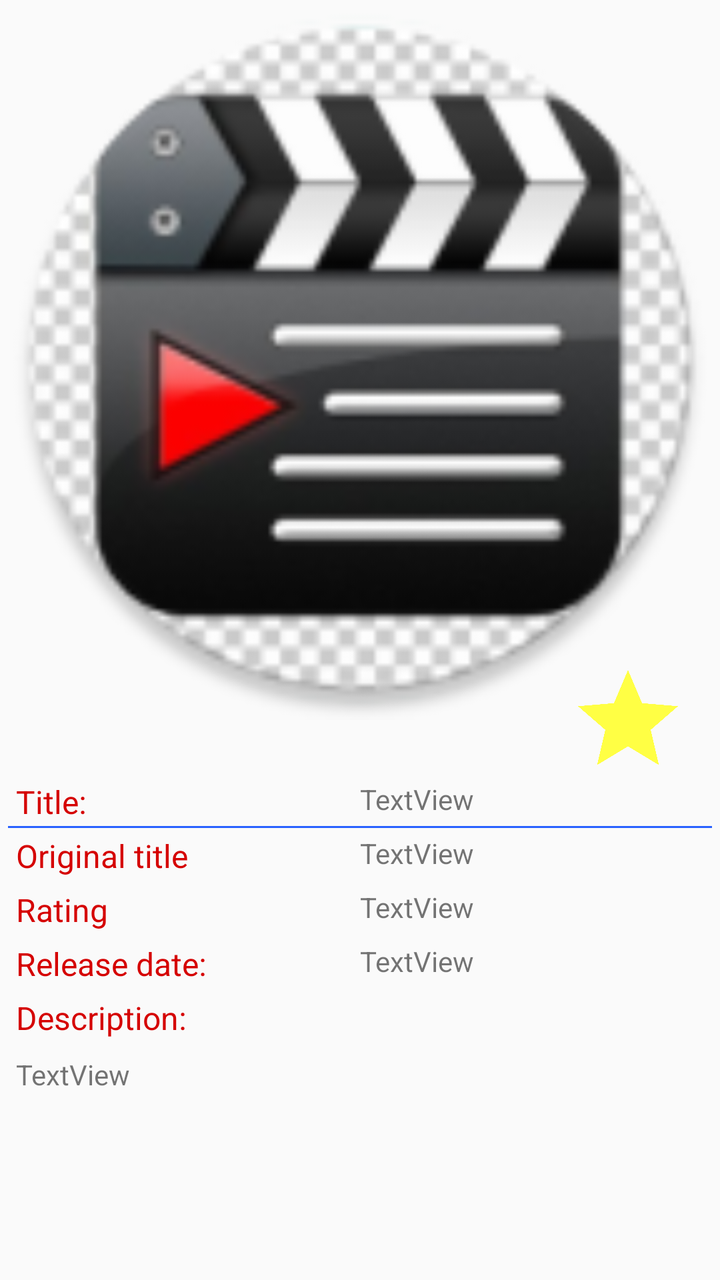
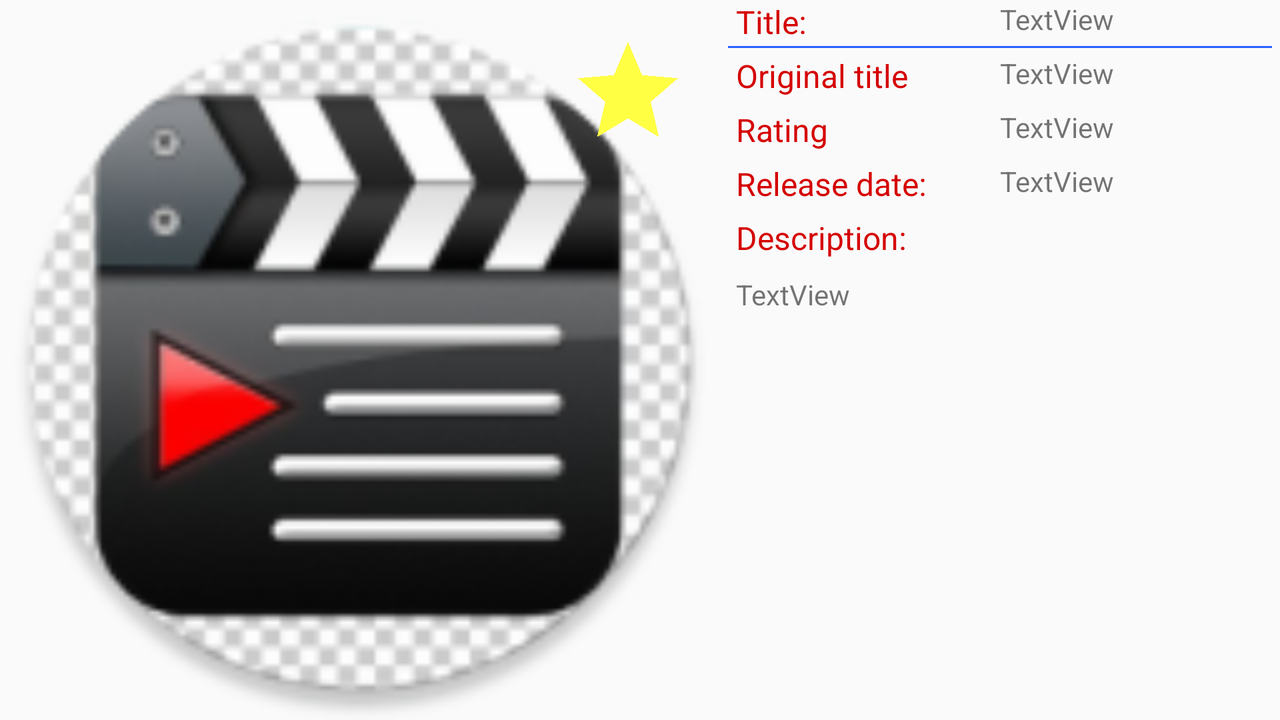

Compare how this app lays out the same screen by default and in its alternative resource folder. The renders come first, then the two layout files and the values they reference.
<!-- AndroidManifest.xml: application theme AppTheme -->
<!-- res/layout/activity_detail_movies.xml -->
<?xml version="1.0" encoding="utf-8"?>
<ScrollView
    xmlns:android="http://schemas.android.com/apk/res/android"
    xmlns:app="http://schemas.android.com/apk/res-auto"
    xmlns:tools="http://schemas.android.com/tools"
    android:id="@+id/scroll_view_info"
    android:layout_width="match_parent"
    android:layout_height="match_parent"
    tools:context=".DetailMoviesActivity">

<androidx.constraintlayout.widget.ConstraintLayout
    android:layout_width="match_parent"
    android:layout_height="wrap_content">


    <ImageView
        android:id="@+id/big_poster_image_view"
        android:layout_width="0dp"
        android:layout_height="wrap_content"
        android:adjustViewBounds="true"
        app:layout_constraintEnd_toEndOf="parent"
        app:layout_constraintStart_toStartOf="parent"
        app:layout_constraintTop_toTopOf="parent"
        app:srcCompat="@mipmap/ic_launcher_round"/>



    <ImageView
        android:id="@+id/imageViewAddRoFavorite"
        android:layout_width="wrap_content"
        android:layout_height="wrap_content"
        android:layout_marginEnd="16dp"
        android:onClick="onClickChangeFavorite"
        app:layout_constraintBottom_toBottomOf="@+id/big_poster_image_view"
        app:layout_constraintEnd_toEndOf="parent"
        app:layout_constraintTop_toBottomOf="@+id/big_poster_image_view"
        android:src="@drawable/ic_star_yellow" />

   <include
       android:id="@+id/movie_info"
       layout="@layout/movie_info"
       android:layout_width="0dp"
       android:layout_height="wrap_content"
       app:layout_constraintLeft_toLeftOf="parent"
       app:layout_constraintRight_toRightOf="parent"
       app:layout_constraintTop_toBottomOf="@id/imageViewAddRoFavorite"/>

</androidx.constraintlayout.widget.ConstraintLayout>
</ScrollView>
<!-- res/layout/movie_info.xml (included above) -->
<?xml version="1.0" encoding="utf-8"?>
<androidx.constraintlayout.widget.ConstraintLayout xmlns:android="http://schemas.android.com/apk/res/android"
    xmlns:app="http://schemas.android.com/apk/res-auto"
    android:orientation="vertical"
    android:layout_width="match_parent"
    android:layout_height="match_parent">

    <TextView
        style="@style/LabelStyle"
        android:id="@+id/label_title_text_view"
        android:layout_width="wrap_content"
        android:layout_height="wrap_content"
        android:layout_marginLeft="8dp"
        android:text="@string/title"
        app:layout_constraintStart_toStartOf="parent"
        app:layout_constraintTop_toTopOf="parent" />


    <androidx.constraintlayout.widget.Guideline
        android:id="@+id/guidelineCenter"
        android:layout_width="wrap_content"
        android:layout_height="wrap_content"
        android:orientation="vertical"
        app:layout_constraintEnd_toEndOf="parent"
        app:layout_constraintGuide_percent="0.5"
        app:layout_constraintStart_toStartOf="parent" />

    <TextView
        android:id="@+id/title_text_view"
        android:layout_width="0dp"
        android:layout_height="wrap_content"
        android:text="TextView"
        app:layout_constraintEnd_toEndOf="parent"
        app:layout_constraintStart_toStartOf="@+id/guidelineCenter"
        app:layout_constraintTop_toTopOf="parent" />

    <View
        style="@style/BorderStyle"
        app:layout_constraintTop_toBottomOf="@id/title_text_view"
        app:layout_constraintLeft_toLeftOf="parent"
        app:layout_constraintRight_toRightOf="parent"
        android:layout_margin="4dp"
        android:layout_width="0dp"
        android:layout_height="1dp"/>

    <TextView
        style="@style/LabelStyle"
        android:id="@+id/original_label_text_view"
        android:layout_marginLeft="8dp"
        android:layout_width="wrap_content"
        android:layout_height="wrap_content"
        android:layout_marginTop="8dp"
        android:text="@string/original_title"
        app:layout_constraintStart_toStartOf="parent"
        app:layout_constraintTop_toBottomOf="@+id/title_text_view" />

    <TextView
        android:id="@+id/original_title_text_view"
        android:layout_width="0dp"
        android:layout_height="wrap_content"
        android:text="TextView"
        android:layout_marginTop="8dp"
        app:layout_constraintEnd_toEndOf="parent"
        app:layout_constraintStart_toStartOf="@+id/guidelineCenter"
        app:layout_constraintTop_toBottomOf="@+id/title_text_view" />

    <TextView
        style="@style/LabelStyle"
        android:id="@+id/label_rating_text_view"
        android:layout_width="wrap_content"
        android:layout_height="wrap_content"
        android:layout_marginLeft="8dp"
        android:layout_marginTop="8dp"
        android:text="@string/rating"
        app:layout_constraintStart_toStartOf="parent"
        app:layout_constraintTop_toBottomOf="@+id/original_title_text_view" />

    <TextView
        android:id="@+id/rating_text_view"
        android:layout_width="0dp"
        android:layout_height="wrap_content"
        android:text="TextView"
        android:layout_marginTop="8dp"
        app:layout_constraintEnd_toEndOf="parent"
        app:layout_constraintStart_toStartOf="@+id/guidelineCenter"
        app:layout_constraintTop_toBottomOf="@+id/original_title_text_view" />

    <TextView
        style="@style/LabelStyle"
        android:id="@+id/label_release_date"
        android:layout_width="wrap_content"
        android:layout_height="wrap_content"
        android:layout_marginLeft="8dp"
        android:layout_marginTop="8dp"
        android:text="@string/relaese_date"
        app:layout_constraintStart_toStartOf="parent"
        app:layout_constraintTop_toBottomOf="@+id/rating_text_view" />

    <TextView
        android:id="@+id/release_date_text_view"
        android:layout_width="0dp"
        android:layout_height="wrap_content"
        android:text="TextView"
        android:layout_marginTop="8dp"
        app:layout_constraintEnd_toEndOf="parent"
        app:layout_constraintStart_toStartOf="@+id/guidelineCenter"
        app:layout_constraintTop_toBottomOf="@+id/rating_text_view" />

    <TextView
        android:id="@+id/label_description"
        style="@style/LabelStyle"
        android:layout_width="wrap_content"
        android:layout_height="wrap_content"
        android:layout_marginLeft="8dp"
        android:text="@string/description"
        android:layout_marginTop="8dp"
        app:layout_constraintStart_toStartOf="parent"
        app:layout_constraintTop_toBottomOf="@+id/release_date_text_view" />

    <TextView
        android:id="@+id/overview_text_view"
        android:layout_width="0dp"
        android:layout_height="wrap_content"
        android:layout_marginLeft="8dp"
        android:layout_marginRight="8dp"
        android:layout_marginTop="8dp"
        android:text="TextView"
        app:layout_constraintRight_toRightOf="parent"
        app:layout_constraintStart_toStartOf="parent"
        app:layout_constraintTop_toBottomOf="@+id/label_description" />

    <androidx.recyclerview.widget.RecyclerView
        android:layout_marginTop="8dp"
        android:id="@+id/recycler_view_trailers"
        android:nestedScrollingEnabled="false"
        app:layout_constraintLeft_toLeftOf="parent"
        app:layout_constraintRight_toRightOf="parent"
        app:layout_constraintTop_toBottomOf="@id/overview_text_view"
        android:layout_width="match_parent"
        android:layout_height="wrap_content"/>

    <androidx.recyclerview.widget.RecyclerView
        android:layout_marginTop="8dp"

        android:id="@+id/recycler_view_reviews"
        android:nestedScrollingEnabled="false"
        app:layout_constraintLeft_toLeftOf="parent"
        app:layout_constraintRight_toRightOf="parent"
        app:layout_constraintTop_toBottomOf="@id/recycler_view_trailers"
        android:layout_width="match_parent"
        android:layout_height="wrap_content"/>

</androidx.constraintlayout.widget.ConstraintLayout>
<!-- resources referenced by this layout -->
<resources>
  <!-- drawable ic_star_yellow (drawable) -->
  <vector android:height="60dp"
      android:tint="#FFFF44"
      android:viewportHeight="24.0"
      android:viewportWidth="24.0"
      android:width="60dp"
      xmlns:android="http://schemas.android.com/apk/res/android">
      <path android:fillColor="#FF000000" android:pathData="M12,17.27L18.18,21l-1.64,-7.03L22,9.24l-7.19,-0.61L12,2 9.19,8.63 2,9.24l5.46,4.73L5.82,21z"/>
  </vector>
  <!-- mipmap ic_launcher_round: png bitmap (mipmap-hdpi, 7058 bytes) -->
  <string name="description">Description:</string>
  <string name="original_title">Original title</string>
  <string name="rating">Rating</string>
  <string name="relaese_date">Release date:</string>
  <string name="title">Title:</string>
  <style name="BorderStyle">
          <item name="android:layout_width">0dp</item>
          <item name="android:layout_height">1dp</item>
          <item name="android:background">#2962FF</item>
      </style>
  <style name="LabelStyle">
          <item name="android:textColor">#D50000</item>
          <item name="android:textSize">16sp</item>
      </style>
  <style name="AppTheme" parent="Theme.AppCompat.Light.DarkActionBar">
          
          <item name="colorPrimary">@color/colorPrimary</item>
          <item name="colorPrimaryDark">@color/colorPrimaryDark</item>
          <item name="colorAccent">@color/colorAccent</item>
      </style>
  <color name="colorPrimary">#000</color>
  <color name="colorPrimaryDark">#000</color>
  <color name="colorAccent">#D81B60</color>
</resources>
<!-- res/layout-land/activity_detail_movies.xml (the repository's variant of the layout above) -->
<!-- drawn on the phone turned sideways -->
<?xml version="1.0" encoding="utf-8"?>
<androidx.constraintlayout.widget.ConstraintLayout
    xmlns:android="http://schemas.android.com/apk/res/android"
    xmlns:app="http://schemas.android.com/apk/res-auto"
    xmlns:tools="http://schemas.android.com/tools"
    android:layout_width="match_parent"
    android:layout_height="match_parent"
    tools:context=".DetailMoviesActivity">



    <ImageView
        android:id="@+id/big_poster_image_view"
        android:layout_width="wrap_content"
        android:layout_height="0dp"
        android:adjustViewBounds="true"
        app:layout_constraintStart_toStartOf="parent"
        app:layout_constraintTop_toTopOf="parent"
        app:layout_constraintBottom_toBottomOf="parent"
        app:srcCompat="@mipmap/ic_launcher_round"/>



    <ImageView
        android:id="@+id/imageViewAddRoFavorite"
        android:layout_width="wrap_content"
        android:layout_height="wrap_content"
        android:layout_marginEnd="16dp"
        android:layout_marginTop="16dp"
        android:onClick="onClickChangeFavorite"
        app:layout_constraintTop_toTopOf="parent"
        app:layout_constraintEnd_toEndOf="@id/big_poster_image_view"
        android:src="@drawable/ic_star_yellow" />

    <ScrollView
        android:id="@+id/scroll_view_info"
        app:layout_constraintTop_toTopOf="parent"
        app:layout_constraintBottom_toBottomOf="parent"
        app:layout_constraintRight_toRightOf="parent"
        app:layout_constraintLeft_toRightOf="@id/big_poster_image_view"
        android:layout_width="0dp"
        android:layout_height="0dp">

        <include
            android:id="@+id/movie_info"
            layout="@layout/movie_info"
            android:layout_width="match_parent"
            android:layout_height="wrap_content"/>

    </ScrollView>



</androidx.constraintlayout.widget.ConstraintLayout>
